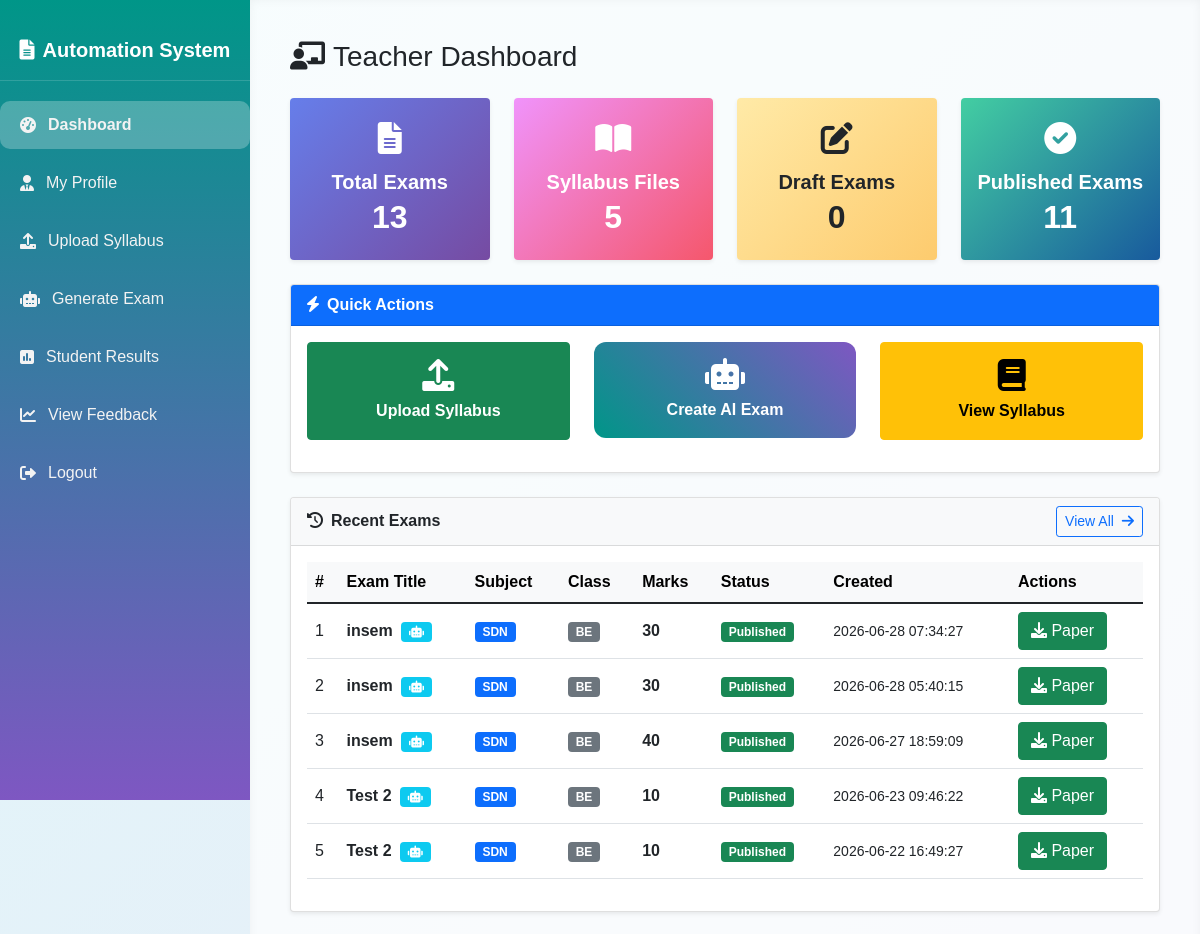
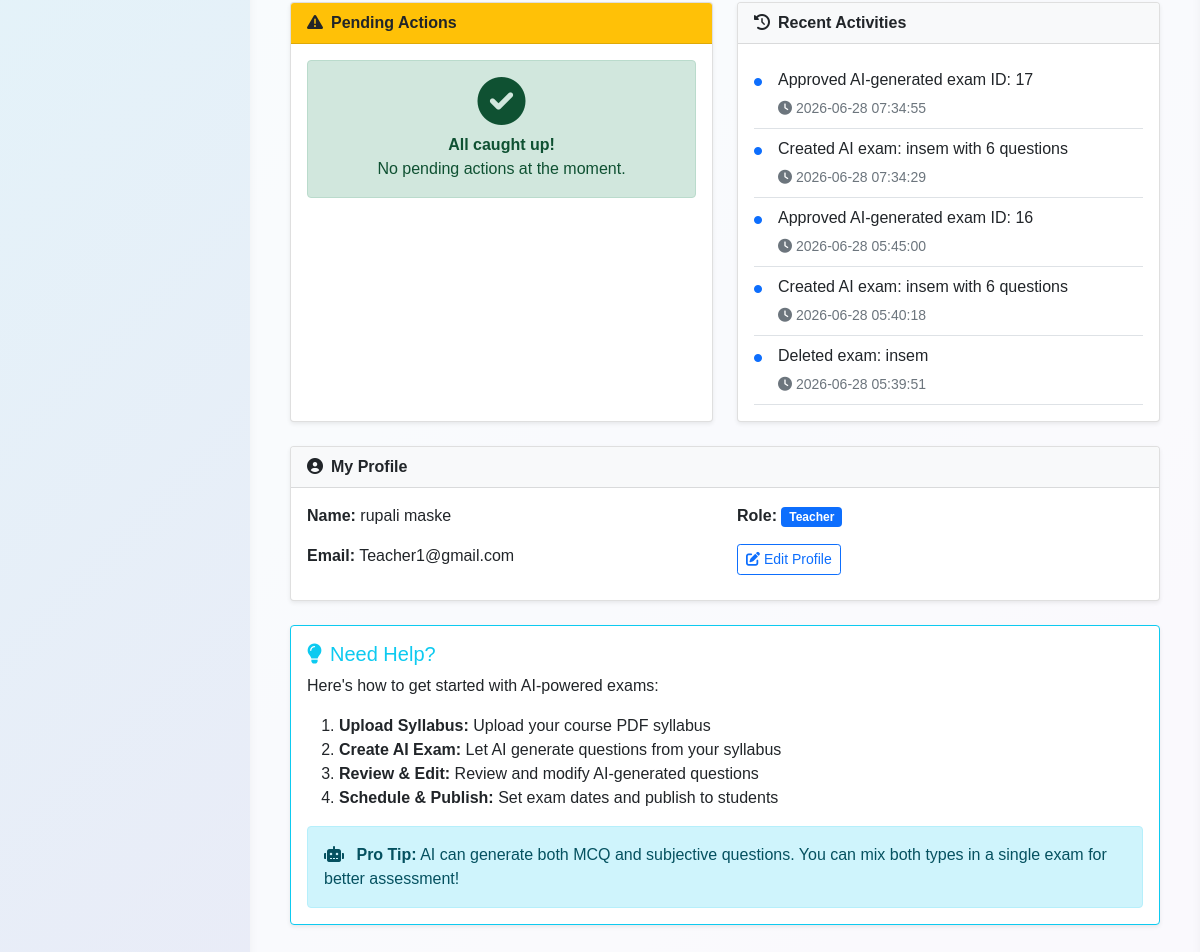
/dashboard (signed in), run on the app's committed database (2 pictures, top to bottom).
### tables this page shows
CREATE TABLE exams (
        id INTEGER PRIMARY KEY AUTOINCREMENT,
        exam_title TEXT NOT NULL,
        subject_id INTEGER NOT NULL,
        class_id INTEGER NOT NULL,
        syllabus_id INTEGER,
        created_by INTEGER NOT NULL,
        difficulty_level TEXT DEFAULT 'Medium' CHECK(difficulty_level IN ('Easy', 'Medium', 'Hard')),
        total_marks INTEGER DEFAULT 0,
        duration_minutes INTEGER DEFAULT 60,
        start_date DATETIME,
        end_date DATETIME,
        status TEXT DEFAULT 'Draft' CHECK(status IN ('Draft', 'In Review', 'Approved', 'Published', 'Completed', 'Archived')),
        ai_generated BOOLEAN DEFAULT 0,
        created_at TIMESTAMP DEFAULT CURRENT_TIMESTAMP,
        approved_at TIMESTAMP,
        FOREIGN KEY (subject_id) REFERENCES subjects (id),
        FOREIGN KEY (class_id) REFERENCES classes (id),
        FOREIGN KEY (syllabus_id) REFERENCES syllabus (id),
        FOREIGN KEY (created_by) REFERENCES users (id)
    );

CREATE TABLE subjects (
        id INTEGER PRIMARY KEY AUTOINCREMENT,
        subject_name TEXT NOT NULL,
        description TEXT
    );

CREATE TABLE classes (
        id INTEGER PRIMARY KEY AUTOINCREMENT,
        class_name TEXT UNIQUE NOT NULL,
        description TEXT
    );

CREATE TABLE activity_logs (
        id INTEGER PRIMARY KEY AUTOINCREMENT,
        user_id INTEGER,
        action TEXT,
        timestamp TIMESTAMP DEFAULT CURRENT_TIMESTAMP,
        FOREIGN KEY (user_id) REFERENCES users (id)
    );

CREATE TABLE users (
        id INTEGER PRIMARY KEY AUTOINCREMENT,
        full_name TEXT NOT NULL,
        email TEXT UNIQUE NOT NULL,
        password_hash TEXT NOT NULL,
        role TEXT CHECK(role IN ('Admin', 'Teacher', 'Student')) NOT NULL,
        status TEXT DEFAULT 'Active',
        created_at TIMESTAMP DEFAULT CURRENT_TIMESTAMP
    );

### app.py (the view, shortened to what this page needs)
@app.route('/dashboard')
@login_required
def dashboard():
    conn = get_db_connection()
    if session['role'] == 'Admin':
        total_users = conn.execute('SELECT COUNT(*) as count FROM users').fetchone()['count']
        total_students = conn.execute('SELECT COUNT(*) as count FROM users WHERE role = "Student"').fetchone()['count']
        total_teachers = conn.execute('SELECT COUNT(*) as count FROM users WHERE role = "Teacher"').fetchone()['count']
        total_classes = conn.execute('SELECT COUNT(*) as count FROM classes').fetchone()['count']
        total_subjects = conn.execute('SELECT COUNT(*) as count FROM subjects').fetchone()['count']
        total_evaluations = conn.execute('SELECT COUNT(*) as count FROM evaluation_results').fetchone()['count']
        recent_activities = conn.execute('''
            SELECT al.*, u.full_name
            FROM activity_logs al
            LEFT JOIN users u ON al.user_id = u.id
            ORDER BY al.timestamp DESC
            LIMIT 10
        ''').fetchall()
        stats = {
            'total_users': total_users,
            'total_students': total_students,
            'total_teachers': total_teachers,
            'total_classes': total_classes,
            'total_subjects': total_subjects,
            'total_evaluations': total_evaluations
        }
        conn.close()
        return render_template('dashboard.html', stats=stats, activities=recent_activities)
    elif session['role'] == 'Teacher':
        teacher_id = session['user_id']
        stats = {
            'total_exams': conn.execute('SELECT COUNT(*) as count FROM exams WHERE created_by=?',
                                    (teacher_id,)).fetchone()['count'],
            'total_syllabus': conn.execute('SELECT COUNT(*) as count FROM syllabus WHERE uploaded_by=?',
                                        (teacher_id,)).fetchone()['count'],
            'draft_exams': conn.execute("SELECT COUNT(*) as count FROM exams WHERE created_by=? AND status='Draft'",
                                    (teacher_id,)).fetchone()['count'],
            'approved_exams': conn.execute("SELECT COUNT(*) as count FROM exams WHERE created_by=? AND status='Approved'",
                                        (teacher_id,)).fetchone()['count'],
            'pending_count': conn.execute('''
                SELECT COUNT(*) as count
                FROM student_answers sa
                JOIN student_profile sp ON sa.student_id = sp.id
                JOIN teacher_profile tp ON sp.class_id = tp.assigned_class_id
                WHERE tp.user_id = ? AND sa.id NOT IN (SELECT student_answer_id FROM evaluation_results)
            ''', (teacher_id,)).fetchone()['count']
        }
        recent_exams = conn.execute('''
            SELECT e.*, s.subject_name, c.class_name
            FROM exams e
            JOIN subjects s ON e.subject_id = s.id
            JOIN classes c ON e.class_id = c.id
            WHERE e.created_by = ?
            ORDER BY e.created_at DESC
            LIMIT 5
        ''', (teacher_id,)).fetchall()
        activities = conn.execute('''
            SELECT al.*, u.full_name
            FROM activity_logs al
            LEFT JOIN users u ON al.user_id = u.id
            WHERE u.id=?
            ORDER BY al.timestamp DESC
            LIMIT 10
        ''', (teacher_id,)).fetchall()
        conn.close()
        return render_template('teacher/dashboard.html', stats=stats,
                             recent_exams=recent_exams, activities=activities)
    conn.close()
    return redirect(url_for('login'))

### templates/teacher/dashboard.html (shortened to what this page needs)
{% extends 'base.html' %}
{% block content %}
<h3 class="mb-4"><i class="fas fa-chalkboard-teacher me-2"></i>Teacher Dashboard</h3>
<div class="row text-center">
    <div class="col-md-3 mb-4">
        <div class="card shadow-sm border-0 text-white" style="background: linear-gradient(135deg, #667eea, #764ba2);">
            <div class="card-body d-flex flex-column justify-content-center align-items-center py-4">
                <i class="fas fa-file-alt fa-2x mb-3"></i>
                <h5 class="fw-bold mb-1">Total Exams</h5>
                <h2 class="fw-bold mb-0">{{ stats.total_exams or 0 }}</h2>
            </div>
        </div>
    </div>
    <div class="col-md-3 mb-4">
        <div class="card shadow-sm border-0 text-white" style="background: linear-gradient(135deg, #f093fb, #f5576c);">
            <div class="card-body d-flex flex-column justify-content-center align-items-center py-4">
                <i class="fas fa-book-open fa-2x mb-3"></i>
                <h5 class="fw-bold mb-1">Syllabus Files</h5>
                <h2 class="fw-bold mb-0">{{ stats.total_syllabus or 0 }}</h2>
            </div>
        </div>
    </div>
    <div class="col-md-3 mb-4">
        <div class="card shadow-sm border-0 text-dark" style="background: linear-gradient(135deg, #ffeaa7, #fdcb6e);">
            <div class="card-body d-flex flex-column justify-content-center align-items-center py-4">
                <i class="fas fa-edit fa-2x mb-3 text-dark"></i>
                <h5 class="fw-bold mb-1">Draft Exams</h5>
                <h2 class="fw-bold mb-0">{{ stats.draft_exams or 0 }}</h2>
            </div>
        </div>
    </div>
    <div class="col-md-3 mb-4">
        <div class="card shadow-sm border-0 text-white" style="background: linear-gradient(135deg, #43cea2, #185a9d);">
            <div class="card-body d-flex flex-column justify-content-center align-items-center py-4">
                <i class="fas fa-check-circle fa-2x mb-3"></i>
                <h5 class="fw-bold mb-1">Published Exams</h5>
                <h2 class="fw-bold mb-0">{{ stats.approved_exams or 0 }}</h2>
            </div>
        </div>
    </div>
</div>
<div class="card shadow-sm mb-4">
    <div class="card-header bg-primary text-white fw-bold">
        <i class="fas fa-bolt me-2"></i>Quick Actions
    </div>
    <div class="card-body">
        <div class="row">
            <div class="col-md-4 mb-3">
                <a href="{{ url_for('upload_syllabus') }}" class="btn btn-success w-100 py-3">
                    <i class="fas fa-upload fa-2x d-block mb-2"></i>
                    <span class="fw-bold">Upload Syllabus</span>
                </a>
            </div>
            <div class="col-md-4 mb-3">
                <a href="{{ url_for('create_exam') }}" class="btn btn-primary w-100 py-3">
                    <i class="fas fa-robot fa-2x d-block mb-2"></i>
                    <span class="fw-bold">Create AI Exam</span>
                </a>
            </div>
            <div class="col-md-4 mb-3">
                <a href="{{ url_for('view_syllabus') }}" class="btn btn-warning w-100 py-3">
                    <i class="fas fa-book fa-2x d-block mb-2"></i>
                    <span class="fw-bold">View Syllabus</span>
                </a>
            </div>
        </div>
    </div>
</div>
{% if recent_exams %}
<div class="card shadow-sm mb-4">
    <div class="card-header bg-light d-flex justify-content-between align-items-center">
        <span class="fw-bold">
            <i class="fas fa-history me-2"></i>Recent Exams
        </span>
        <a href="{{ url_for('create_exam') }}" class="btn btn-sm btn-outline-primary">
            View All <i class="fas fa-arrow-right ms-1"></i>
        </a>
    </div>
    <div class="card-body">
        <div class="table-responsive">
            <table class="table table-hover align-middle">
                <thead class="table-light">
                    <tr>
                        <th>#</th>
                        <th>Exam Title</th>
                        <th>Subject</th>
                        <th>Class</th>
                        <th>Marks</th>
                        <th>Status</th>
                        <th>Created</th>
                        <th>Actions</th>
                    </tr>
                </thead>
                <tbody>
                    {% for exam in recent_exams %}
                    <tr>
                        <td>{{ loop.index }}</td>
                        <td>
                            <strong>{{ exam.exam_title }}</strong>
                            {% if exam.ai_generated %}
                            <span class="badge bg-info ms-1" title="AI Generated">
                                <i class="fas fa-robot"></i>
                            </span>
                            {% endif %}
                        </td>
                        <td><span class="badge bg-primary">{{ exam.subject_name }}</span></td>
                        <td><span class="badge bg-secondary">{{ exam.class_name }}</span></td>
                        <td><strong>{{ exam.total_marks }}</strong></td>
                        <td>
                            {% if exam.status == 'Draft' %}
                            <span class="badge bg-warning">Draft</span>
                            {% elif exam.status == 'Approved' %}
                            <span class="badge bg-success">Published</span>
                            {% elif exam.status == 'Completed' %}
                            <span class="badge bg-secondary">Completed</span>
                            {% else %}
                            <span class="badge bg-info">{{ exam.status }}</span>
                            {% endif %}
                        </td>
                        <td><small>{{ exam.created_at }}</small></td>
                        <td>
                            {% if exam.status == 'Approved' %}
                            <a href="{{ url_for('download_question_paper', exam_id=exam.id) }}" class="btn btn-success"
                                title="Download Question Paper">
                                <i class="fas fa-download"></i> Paper
                            </a>
                            {% endif %}
                        </td>
                    </tr>
                    {% endfor %}
                </tbody>
            </table>
        </div>
    </div>
</div>
{% endif %}
<div class="row">
    <div class="col-md-6 mb-4">
        <div class="card shadow-sm h-100">
            <div class="card-header bg-warning text-dark fw-bold">
                <i class="fas fa-exclamation-triangle me-2"></i>Pending Actions
            </div>
            <div class="card-body">
                {% if not stats.draft_exams and not stats.pending_count %}
                <div class="alert alert-success text-center">
                    <i class="fas fa-check-circle fa-3x mb-2"></i>
                    <p class="mb-0"><strong>All caught up!</strong><br>No pending actions at the moment.</p>
                </div>
                {% endif %}
            </div>
        </div>
    </div>
    <div class="col-md-6 mb-4">
        <div class="card shadow-sm h-100">
            <div class="card-header bg-light fw-bold">
                <i class="fas fa-history me-2"></i>Recent Activities
            </div>
            <div class="card-body">
                {% if activities %}
                <div class="list-group list-group-flush">
                    {% for log in activities[:5] %}
                    <div class="list-group-item px-0 border-0 border-bottom">
                        <div class="d-flex align-items-start">
                            <div class="flex-shrink-0">
                                <i class="fas fa-circle text-primary" style="font-size: 8px;"></i>
                            </div>
                            <div class="flex-grow-1 ms-3">
                                <p class="mb-1">{{ log.action }}</p>
                                <small class="text-muted">
                                    <i class="fas fa-clock me-1"></i>{{ log.timestamp }}
                                </small>
                            </div>
                        </div>
                    </div>
                    {% endfor %}
                </div>
                {% else %}
                <div class="alert alert-info text-center mb-0">
                    <i class="fas fa-info-circle me-2"></i>No recent activities found.
                </div>
                {% endif %}
            </div>
        </div>
    </div>
</div>
<div class="card shadow-sm">
    <div class="card-header bg-light fw-bold">
        <i class="fas fa-user-circle me-2"></i>My Profile
    </div>
    <div class="card-body">
        <div class="row">
            <div class="col-md-6">
                <p><strong>Name:</strong> {{ session.full_name }}</p>
                <p><strong>Email:</strong> {{ session.email }}</p>
            </div>
            <div class="col-md-6">
                <p><strong>Role:</strong> <span class="badge bg-primary">{{ session.role }}</span></p>
                <a href="{{ url_for('teacher_profile') }}" class="btn btn-outline-primary btn-sm">
                    <i class="fas fa-edit me-1"></i>Edit Profile
                </a>
            </div>
        </div>
    </div>
</div>
<div class="card shadow-sm mt-4 border-info">
    <div class="card-body">
        <h5 class="card-title text-info">
            <i class="fas fa-lightbulb me-2"></i>Need Help?
        </h5>
        <p class="mb-3">Here's how to get started with AI-powered exams:</p>
        <ol class="mb-3">
            <li><strong>Upload Syllabus:</strong> Upload your course PDF syllabus</li>
            <li><strong>Create AI Exam:</strong> Let AI generate questions from your syllabus</li>
            <li><strong>Review & Edit:</strong> Review and modify AI-generated questions</li>
            <li><strong>Schedule & Publish:</strong> Set exam dates and publish to students</li>
        </ol>
        <div class="alert alert-info mb-0">
            <i class="fas fa-robot me-2"></i>
            <strong>Pro Tip:</strong> AI can generate both MCQ and subjective questions. You can mix both types in a
            single exam for better assessment!
        </div>
    </div>
</div>
{% endblock %}

### data on the page
exams: exam_title "insem", ai_generated True (drawn), subject_name "SDN", class_name "BE", total_marks "30", status "Published", created_at "2026-06-28 07:34:27"
exams: exam_title "insem", ai_generated True (drawn), subject_name "SDN", class_name "BE", total_marks "30", status "Published", created_at "2026-06-28 05:40:15"
exams: exam_title "insem", ai_generated True (drawn), subject_name "SDN", class_name "BE", total_marks "40", status "Published", created_at "2026-06-27 18:59:09"
exams: exam_title "Test 2", ai_generated True (drawn), subject_name "SDN", class_name "BE", total_marks "10", status "Published", created_at "2026-06-23 09:46:22"
exams: exam_title "Test 2", ai_generated True (drawn), subject_name "SDN", class_name "BE", total_marks "10", status "Published", created_at "2026-06-22 16:49:27"
activity_logs: action "Approved AI-generated exam ID: 17", timestamp "2026-06-28 07:34:55"
activity_logs: action "Created AI exam: insem with 6 questions", timestamp "2026-06-28 07:34:29"
activity_logs: action "Approved AI-generated exam ID: 16", timestamp "2026-06-28 05:45:00"
activity_logs: action "Created AI exam: insem with 6 questions", timestamp "2026-06-28 05:40:18"
activity_logs: action "Deleted exam: insem", timestamp "2026-06-28 05:39:51"
users: full_name "rupali maske", email "Teacher1@gmail.com", role "Teacher"

### other printed values
{{ stats.total_exams or 0 }} "13"
{{ stats.total_syllabus or 0 }} "5"
{{ stats.draft_exams or 0 }} "0"
{{ stats.approved_exams or 0 }} "11"
